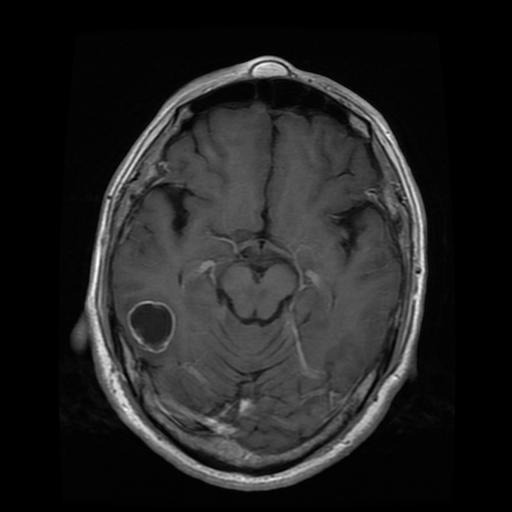
#> input picture Brain-MRI-images/Training/glioma_tumor/gg (12).jpg, 512 x 512 px
$ python -i 'Brain Tumor Classification.py'   (imports and definitions only)
#> lines starting #> are read from the running program, lines starting #| are printed output that depends on the picture; after the words box and inside, x2 and y2 are one past the last pixel; in counts of white or black regions, pixels touching at a corner belong together
#> further down, picture is the input picture: shape (512, 512, 3); min 0, max 255, mean 34.1
#!/usr/bin/env python
# coding: utf-8

# <center> <h1> Brain Tumor Classification </h1></center>

# The dataset that is used consists of Brain MRI images. The images belong to 4 classes:
# 1. Glioma Tumor
# 2. Meningioma Tumor
# 3. No Tumor
# 4. Pituitary Tumor
#
# The task is to perform classification on the Brain MRI images.

# ### Setting up environment from GitHub

# In[2]:


# [16 lines not run here, left out]


# ### Import Libraries

# Let us first import the required libraries...

# In[5]:


import os
import random
from tqdm import tqdm
import numpy as np
import pandas as pd
import matplotlib.pyplot as plt
import seaborn as sns

import cv2
import tensorflow as tf
from tensorflow.keras.preprocessing.image import load_img,ImageDataGenerator, array_to_img
from tensorflow.keras.applications import EfficientNetB1

from tensorflow.keras.models import Model
from tensorflow.keras.layers import Flatten,Dense,Conv2D,Dropout,GlobalAveragePooling2D

from tensorflow.keras.optimizers import Adam
from tensorflow.keras.callbacks import ModelCheckpoint,EarlyStopping
import imutils


# ### Setting up GPU environment

# In[6]:


# [34 lines not run here, left out]


# ### Data Visualisation

# In[10]:


train_dir = 'Brain-MRI-images/Training/'
test_dir = 'Brain-MRI-images/Testing/'

classes = os.listdir(train_dir)
files_path_dict = {}

# [4 lines not run here, left out]
index=0

# Plotting 4 random images from each class
# [12 lines not run here, left out]


# ### Create a Function to Crop Images

# It can be clearly observed from the above sample images that every brain MRI scan has a surrounding black area. So, this black portion is redundant for the classification prpblem since it does not form a distinguishing feature for any class. \
# We can crop this black portion out of the brain MRI images.

# In[11]:


def crop_image(image, plot=False):

    # Conversion to grayscale, followed by blurring
#> called with plot = False
    img_gray = cv2.cvtColor(image, cv2.COLOR_BGR2GRAY)
    img_gray = cv2.GaussianBlur(img_gray, (5, 5), 0)

    img_thresh = cv2.threshold(img_gray, 45, 255, cv2.THRESH_BINARY)[1]
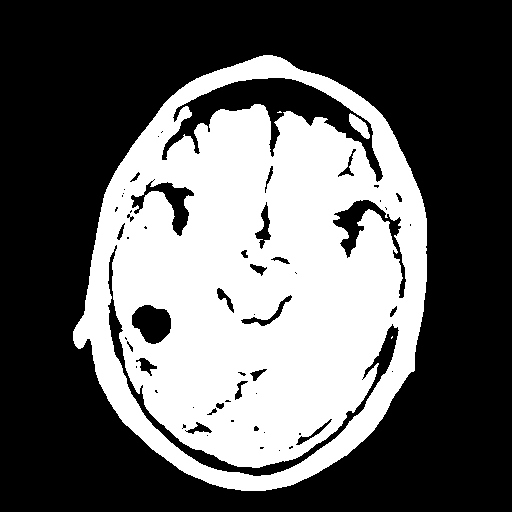
#> img_thresh: shape (512, 512); 38.2% white; 4 white regions (2 under 20 px), largest, box (x1, y1, x2, y2) and area: (73, 55, 427, 491) 99987, (349, 113, 370, 139) 266
    img_thresh = cv2.erode(img_thresh, None, iterations=2)
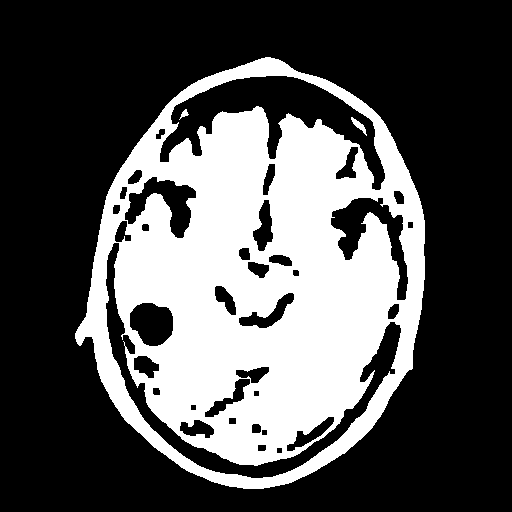
#> img_thresh: shape (512, 512); 32.7% white; 3 white regions, box (x1, y1, x2, y2) and area: (75, 57, 425, 489) 85511, (351, 117, 367, 136) 98, (179, 109, 189, 120) 44
    img_thresh = cv2.dilate(img_thresh, None, iterations=2)
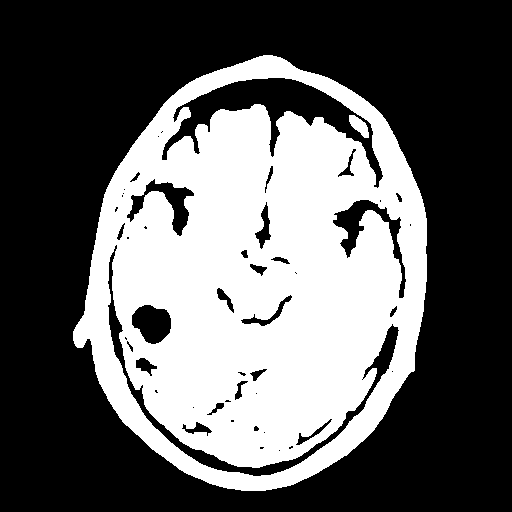
#> img_thresh: shape (512, 512); 38.1% white; 2 white regions

    contours = cv2.findContours(img_thresh.copy(), cv2.RETR_EXTERNAL, cv2.CHAIN_APPROX_SIMPLE)
#> contours = 1 contour; box (x1, y1, x2, y2) and area: (73, 55, 427, 491) 115154
    contours = imutils.grab_contours(contours)
    c = max(contours, key=cv2.contourArea)
#> c = contour of 576 points, box (x1, y1, x2, y2) (73, 55, 427, 491), area 115154

    extLeft = tuple(c[c[:, :, 0].argmin()][0])
#> extLeft = (73, 331)
    extRight = tuple(c[c[:, :, 0].argmax()][0])
#> extRight = (426, 281)
    extTop = tuple(c[c[:, :, 1].argmin()][0])
#> extTop = (263, 55)
    extBot = tuple(c[c[:, :, 1].argmax()][0])
#> extBot = (241, 490)

    new_image = image[extTop[1]:extBot[1], extLeft[0]:extRight[0]]
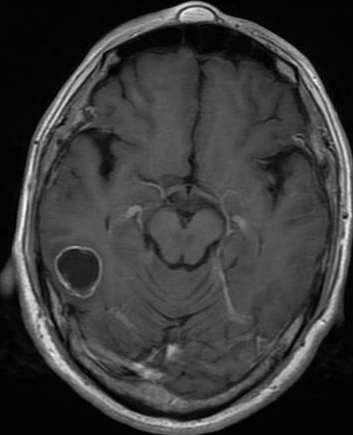
#> new_image: shape (435, 353, 3); min 0, max 255, mean 57.5

    if plot:
        plt.figure()
        plt.subplot(1, 2, 1)
        plt.imshow(image)
        plt.tick_params(axis='both', which='both', top=False, bottom=False, left=False, right=False,labelbottom=False, labeltop=False, labelleft=False, labelright=False)
        plt.title('Original Image')
        plt.subplot(1, 2, 2)
        plt.imshow(new_image)
        plt.tick_params(axis='both', which='both',top=False, bottom=False, left=False, right=False,labelbottom=False, labeltop=False, labelleft=False, labelright=False)
        plt.title('Cropped Image')
        plt.show()

    return new_image


# In[12]:


# Sample to compare the cropped image with respect to the original image.
sample_class = random.randint(0,3)
class_list = list(files_path_dict.values())

# [1 line that did not run here, left out]
# [1 line that did not run here, left out]

# [1 line not run here, left out]
# [1 line that did not run here, left out]


# ### Saving The Cropped Images

# In[13]:


# Cropping the Training Images and Saving to the directory created

glioma = train_dir + "glioma_tumor"
meningioma = train_dir + "meningioma_tumor"
no_tumor = train_dir + "no_tumor"
pituitary = train_dir + "pituitary_tumor"

tumor_train_dict = {glioma: "glioma_tumor" , meningioma: "meningioma_tumor", no_tumor: "no_tumor", pituitary: "pituitary_tumor"}

# [12 lines not run here, left out]


# In[14]:


# Cropping the Test Images and Saving to the directory created

glioma = test_dir + "glioma_tumor"
meningioma = test_dir + "meningioma_tumor"
no_tumor = test_dir + "no_tumor"
pituitary = test_dir + "pituitary_tumor"

tumor_test_dict = {glioma: "glioma_tumor" , meningioma: "meningioma_tumor", no_tumor: "no_tumor", pituitary: "pituitary_tumor"}

# [12 lines not run here, left out]


# ### Perform Data Augmentation and Prepare the Train, Validation and Test Dataset

# In[15]:


# Using Image Data Generator to perform this task

# [4 lines that did not run here, left out]

# [5 lines that did not run here, left out]

# [5 lines that did not run here, left out]

# [1 line that did not run here, left out]

# [3 lines that did not run here, left out]


# In[16]:


# View the class dictionary

# [2 lines not run here, left out]


# In[17]:


# View the augmented data.
# [1 line that did not run here, left out]
# [10 lines not run here, left out]


# ### Build and Compile the Model

# In[18]:


# Build the EfficientNet Model

# Efficient Net does not have a lot of paramters but manages to give fairly high accuracy
# Effnet is pre-trained on 'imagenet' dataset
# [1 line that did not run here, left out]

# Add new layers on top of the effnet model
# [1 line that did not run here, left out]
# [1 line that did not run here, left out]
# [1 line that did not run here, left out]
# [1 line that did not run here, left out]
# [1 line that did not run here, left out]

# [9 lines not run here, left out]
# [1 line that did not run here, left out]
# [1 line that did not run here, left out]


# ### Model Training and Model Evaluation

# In[20]:


# Train the model

# [1 line that did not run here, left out]


# In[21]:


# Plot the training curves

# [2 lines not run here, left out]
epochs=range(1,8)

# [20 lines not run here, left out]


# In[22]:


# Evaluate the model on Test Set

# [1 line that did not run here, left out]
# [7 lines not run here, left out]


# ### Obtaining Predictions on Test Images

# In[24]:


# Obtain Predictions on Test Images

class_dict = {0: 'glioma_tumor', 1: 'meningioma_tumor', 2: 'no_tumor', 3: 'pituitary_tumor'}

# Pick some sample image from a known category of brain tumor
# check the corresponding model prediction
# [3 lines not run here, left out]
# [1 line that did not run here, left out]
# [1 line that did not run here, left out]
# [1 line that did not run here, left out]
# [1 line that did not run here, left out]

# [1 line not run here, left out]


#
#
# ---
#
#

>>> import cv2
>>> picture = cv2.imread('Brain-MRI-images/Training/glioma_tumor/gg (12).jpg')
>>> result = crop_image(picture)

$ run again, on Brain-MRI-images/Training/meningioma_tumor/image(29).jpg
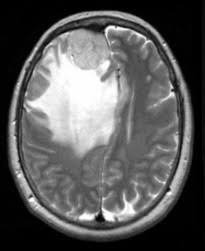
#> input picture Brain-MRI-images/Training/meningioma_tumor/image(29).jpg, 205 x 251 px
#> picture is the input picture: shape (251, 205, 3); min 0, max 255, mean 90.6
#> in crop_image, `img_thresh = cv2.erode(img_thresh, None, iterations=2)`:
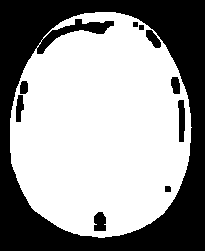
#> img_thresh: shape (251, 205); 60.3% white; 10 black regions, largest, box (x1, y1, x2, y2) and area: (0, 0, 205, 251) 19346, (178, 100, 185, 142) 240, (94, 212, 106, 231) 201
#> contours = 1 contour; box (x1, y1, x2, y2) and area: (8, 10, 194, 240) 34168
#> c = contour of 310 points, box (x1, y1, x2, y2) (8, 10, 194, 240), area 34168
#> extLeft = (8, 116)
#> extRight = (193, 129)
#> extTop = (93, 10)
#> extBot = (96, 239)
#> in crop_image, `new_image = image[extTop[1]:extBot[1], extLeft[0]:extRight[0]]`:
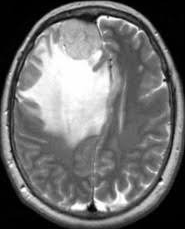
#> new_image: shape (229, 185, 3); min 0, max 255, mean 109.6

$ run again, on Brain-MRI-images/Training/no_tumor/image(40).jpg
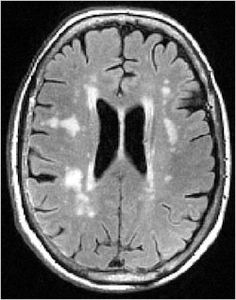
#> input picture Brain-MRI-images/Training/no_tumor/image(40).jpg, 236 x 300 px
#> picture is the input picture: shape (300, 236, 3); min 0, max 255, mean 105.7
#> in crop_image, `img_thresh = cv2.dilate(img_thresh, None, iterations=2)`:
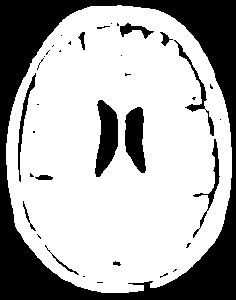
#> img_thresh: shape (300, 236); 68.7% white; 37 black regions (24 under 20 px)
#> contours = 1 contour; box (x1, y1, x2, y2) and area: (6, 5, 232, 293) 52214
#> c = contour of 341 points, box (x1, y1, x2, y2) (6, 5, 232, 293), area 52214
#> extLeft = (6, 143)
#> extRight = (231, 177)
#> extTop = (117, 5)
#> extBot = (101, 292)
#> in crop_image, `new_image = image[extTop[1]:extBot[1], extLeft[0]:extRight[0]]`:
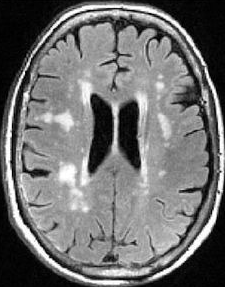
#> new_image: shape (287, 225, 3); min 0, max 255, mean 112.3
